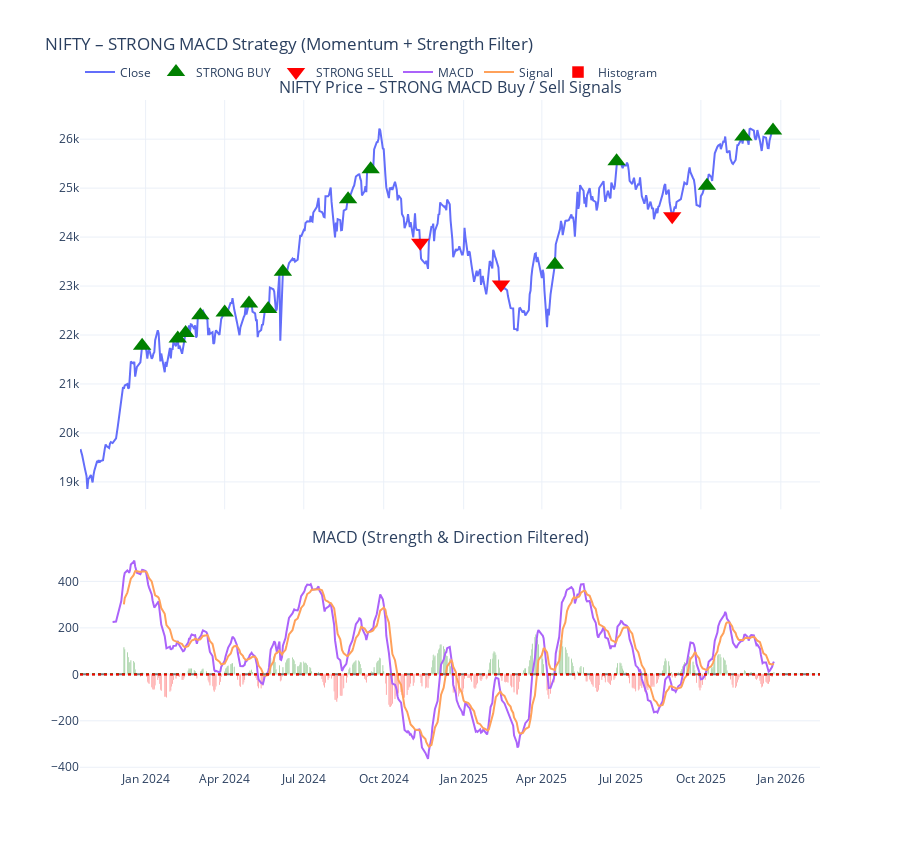

The cell this chart's notebook holds for it:
### Code cell
import plotly.graph_objects as go
from plotly.subplots import make_subplots
import pandas as pd

df.index = pd.to_datetime(df.index)

# -----------------------------
# FILTER STRONG SIGNALS
# -----------------------------
buy_df = df[df['StrongSignal'] == 1]
sell_df = df[df['StrongSignal'] == -1]

# -----------------------------
# SUBPLOTS
# -----------------------------
fig = make_subplots(
    rows=2, cols=1,
    shared_xaxes=True,
    row_heights=[0.65, 0.35],
    vertical_spacing=0.06,
    subplot_titles=(
        "NIFTY Price – STRONG MACD Buy / Sell Signals",
        "MACD (Strength & Direction Filtered)"
    )
)

# -----------------------------
# PRICE LINE
# -----------------------------
fig.add_trace(
    go.Scatter(
        x=df.index,
        y=df['Close'],
        name="Close",
        line=dict(width=2)
    ),
    row=1, col=1
)

# -----------------------------
# STRONG BUY ARROWS
# -----------------------------
fig.add_trace(
    go.Scatter(
        x=buy_df.index,
        y=buy_df['Close'],
        mode="markers",
        name="STRONG BUY",
        marker=dict(
            symbol="triangle-up",
            size=16,
            color="green"
        )
    ),
    row=1, col=1
)

# -----------------------------
# STRONG SELL ARROWS
# -----------------------------
fig.add_trace(
    go.Scatter(
        x=sell_df.index,
        y=sell_df['Close'],
        mode="markers",
        name="STRONG SELL",
        marker=dict(
            symbol="triangle-down",
            size=16,
            color="red"
        )
    ),
    row=1, col=1
)

# -----------------------------
# MACD LINE
# -----------------------------
fig.add_trace(
    go.Scatter(
        x=df.index,
        y=df['MACD'],
        name="MACD",
        line=dict(width=2)
    ),
    row=2, col=1
)

# -----------------------------
# SIGNAL LINE
# -----------------------------
fig.add_trace(
    go.Scatter(
        x=df.index,
        y=df['MACD_Signal'],
        name="Signal",
        line=dict(width=2)
    ),
    row=2, col=1
)

# -----------------------------
# HISTOGRAM
# -----------------------------
fig.add_trace(
    go.Bar(
        x=df.index,
        y=df['MACD_Hist'],
        name="Histogram",
        marker_color=[
            "green" if v >= 0 else "red" for v in df['MACD_Hist']
        ]
    ),
    row=2, col=1
)

# -----------------------------
# MACD LEVEL LINES
# -----------------------------
fig.add_hline(y=0, line_dash="dash", line_color="gray", row=2)
fig.add_hline(y=0.5, line_dash="dot", line_color="green", row=2)
fig.add_hline(y=-0.5, line_dash="dot", line_color="red", row=2)

# -----------------------------
# LAYOUT
# -----------------------------
fig.update_layout(
    height=850,
    title="NIFTY – STRONG MACD Strategy (Momentum + Strength Filter)",
    template="plotly_white",
    xaxis_rangeslider_visible=False,
    legend=dict(orientation="h", yanchor="bottom", y=1.02)
)

fig.show()

### Figure 1 — Plotly figure (JSON) as saved in the notebook; plotly's stock layout.template omitted (floating-point values rounded to 4 significant figures; data arrays with more than 128 entries replaced by an {"elided": "..."} marker saying what was removed)
{"data": [{"line": {"width": 2}, "name": "Close", "type": "scatter", "x": {"elided": "540 str values"}, "xaxis": "x", "y": {"elided": "540 float values"}, "yaxis": "y"}, {"marker": {"color": "green", "size": 16, "symbol": "triangle-up"}, "mode": "markers", "name": "STRONG BUY", "type": "scatter", "x": ["2023-12-28T00:00:00", "2024-02-07T00:00:00", "2024-02-16T00:00:00", "2024-03-04T00:00:00", "2024-04-01T00:00:00", "2024-04-29T00:00:00", "2024-05-21T00:00:00", "2024-06-07T00:00:00", "2024-08-21T00:00:00", "2024-09-16T00:00:00", "2025-04-16T00:00:00", "2025-06-26T00:00:00", "2025-10-08T00:00:00", "2025-11-19T00:00:00", "2025-12-23T00:00:00"], "xaxis": "x", "y": [21780.0, 21930.0, 22040.0, 22410.0, 22462, 22640.0, 22530.0, 23290.0, 24770.0, 25380.0, 23440.0, 25549, 25050.0, 26050.0, 26180.0], "yaxis": "y"}, {"marker": {"color": "red", "size": 16, "symbol": "triangle-down"}, "mode": "markers", "name": "STRONG SELL", "type": "scatter", "x": ["2024-11-12T00:00:00", "2025-02-13T00:00:00", "2025-08-29T00:00:00"], "xaxis": "x", "y": [23880.0, 23030.0, 24430.0], "yaxis": "y"}, {"line": {"width": 2}, "name": "MACD", "type": "scatter", "x": {"elided": "540 str values"}, "xaxis": "x2", "y": {"elided": "540 float values"}, "yaxis": "y2"}, {"line": {"width": 2}, "name": "Signal", "type": "scatter", "x": {"elided": "540 str values"}, "xaxis": "x2", "y": {"elided": "540 float values"}, "yaxis": "y2"}, {"marker": {"color": {"elided": "540 str values"}}, "name": "Histogram", "type": "bar", "x": {"elided": "540 str values"}, "xaxis": "x2", "y": {"elided": "540 float values"}, "yaxis": "y2"}], "layout": {"annotations": [{"font": {"size": 16}, "showarrow": false, "text": "NIFTY Price – STRONG MACD Buy / Sell Signals", "x": 0.5, "xanchor": "center", "xref": "paper", "y": 1, "yanchor": "bottom", "yref": "paper"}, {"font": {"size": 16}, "showarrow": false, "text": "MACD (Strength & Direction Filtered)", "x": 0.5, "xanchor": "center", "xref": "paper", "y": 0.329, "yanchor": "bottom", "yref": "paper"}], "height": 850, "legend": {"orientation": "h", "y": 1.02, "yanchor": "bottom"}, "shapes": [{"line": {"color": "gray", "dash": "dash"}, "type": "line", "x0": 0, "x1": 1, "xref": "x2 domain", "y0": 0, "y1": 0, "yref": "y2"}, {"line": {"color": "green", "dash": "dot"}, "type": "line", "x0": 0, "x1": 1, "xref": "x2 domain", "y0": 0.5, "y1": 0.5, "yref": "y2"}, {"line": {"color": "red", "dash": "dot"}, "type": "line", "x0": 0, "x1": 1, "xref": "x2 domain", "y0": -0.5, "y1": -0.5, "yref": "y2"}], "title": {"text": "NIFTY – STRONG MACD Strategy (Momentum + Strength Filter)"}, "xaxis": {"anchor": "y", "domain": [0, 1], "matches": "x2", "rangeslider": {"visible": false}, "showticklabels": false}, "xaxis2": {"anchor": "y2", "domain": [0, 1]}, "yaxis": {"anchor": "x", "domain": [0.389, 1]}, "yaxis2": {"anchor": "x2", "domain": [0, 0.329]}}}
